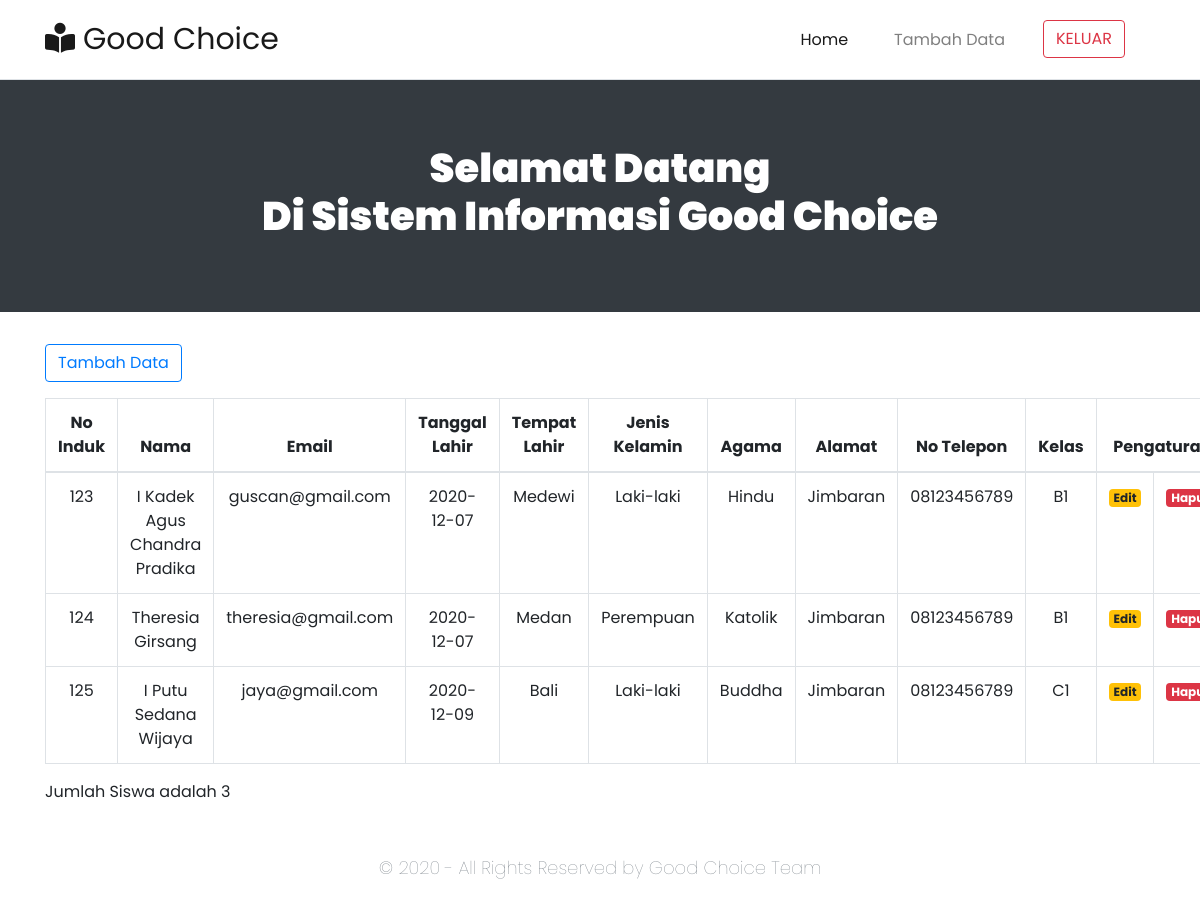
The page / on the database its author committed.
### tables this page shows
CREATE TABLE `user` (
  `nomor_induk` int(20) NOT NULL,
  `name` varchar(100) NOT NULL,
  `email` varchar(50) NOT NULL,
  `birth_date` varchar(50) NOT NULL,
  `birth_place` varchar(50) NOT NULL,
  `gender` enum('Laki-laki','Perempuan') NOT NULL,
  `religion` enum('Hindu','Islam','Buddha','Katolik','Protestan','Konghucu') NOT NULL,
  `address` varchar(100) NOT NULL,
  `telp` varchar(50) NOT NULL,
  `class` varchar(50) NOT NULL
);

### index.php (the view, shortened to what this page needs)
<!doctype html>
<html lang="en">
<head>
    <link rel="stylesheet" href="https://unpkg.com/aos@next/dist/aos.css" />
    <link rel="stylesheet" href="dashboard.css">
    <link rel="stylesheet" href="https://cdn.jsdelivr.net/npm/bootstrap@4.5.3/dist/css/bootstrap.min.css">
    <?php include("config.php"); ?>
</head>
<body>
    <nav class="navbar navbar-expand-lg navbar-light bg-transparent border-bottom" data-aos="fade-right" data-aos-duration="2000">
        <div class="container">
            <a class="navbar-brand" href="#"><i class="fas fa-book-reader"></i>&nbsp;Good Choice</a>
            <div class="collapse navbar-collapse" id="navbarNav">
                <ul class="navbar-nav ml-auto">
                    <li class="nav-item active">
                        <a class="nav-link" href="index.php">Home<span class="sr-only">(current)</span></a>
                    </li>
                    <li class="nav-item">
                        <a class="nav-link" href="data_insert.php">Tambah Data</a>
                    </li>
                    <li class="nav-item">
                        <a class="btn btn-block btn-outline-danger" href="index.php">KELUAR</a>
                    </li>
                </ul>
            </div>
        </div>
    </nav>
    <div class="jumbotron jumbotron-fluid search-wrapper bg-dark">
        <h1 class="display-4 text-center text-white" data-aos="fade-down" data-aos-duration="2000">Selamat Datang<br>Di Sistem Informasi Good Choice</h1>
    </div>
    <div class="container" data-aos="fade-up" data-aos-duration="2000">
        <div class="page-header clearfix">
            <a href="data_insert.php" class="btn btn-outline-primary mb-3">Tambah Data</a>
        </div>
        <table class="table table-bordered text-center">
            <thead>
                <tr>
                    <th scope="col">No Induk</th>
                    <th scope="col">Nama</th>
                    <th scope="col">Email</th>
                    <th scope="col">Tanggal Lahir</th>
                    <th scope="col">Tempat Lahir</th>
                    <th scope="col">Jenis Kelamin</th>
                    <th scope="col">Agama</th>
                    <th scope="col">Alamat</th>
                    <th scope="col">No Telepon</th>
                    <th scope="col">Kelas</th>
                    <th scope="col" colspan="2">Pengaturan</th>
                </tr>
            </thead>
            <tbody>
                <?php
                $sql = "SELECT * FROM user";
                $query = mysqli_query($db, $sql);
                while ($siswa = mysqli_fetch_array($query)) {
                    echo "<tr>";
                    echo "<td>" . $siswa['nomor_induk'] . "</td>";
                    echo "<td>" . $siswa['name'] . "</td>";
                    echo "<td>" . $siswa['email'] . "</td>";
                    echo "<td>" . $siswa['birth_date'] . "</td>";
                    echo "<td>" . $siswa['birth_place'] . "</td>";
                    echo "<td>" . $siswa['gender'] . "</td>";
                    echo "<td>" . $siswa['religion'] . "</td>";
                    echo "<td>" . $siswa['address'] . "</td>";
                    echo "<td>" . $siswa['telp'] . "</td>";
                    echo "<td>" . $siswa['class'] . "</td>";
                    echo "<td><a class='badge badge-warning' href='data_update.php?nomor_induk=" . $siswa['nomor_induk'] . "'>Edit</a></td>";
                    echo "<td><a class='badge badge-danger' href='hapus.php?nomor_induk=" . $siswa['nomor_induk'] . "'>Hapus</a></td>";
                    echo "</tr>";
                }
                ?>
            </tbody>
        </table>
        <p>Jumlah Siswa adalah <?php echo mysqli_num_rows($query) ?></p>
    </div>
    <div class="footer">
        <p class="text-secondary">&copy; 2020 - All Rights Reserved by Good Choice Team</p>
    </div>
</body>
</html>

### dashboard.css (style rules this page uses)
@media (min-width: 992px) { body, * { font-family: 'Poppins', sans-serif; } }
@media (min-width: 992px) { .navbar { height: 80px !important; } }
@media (min-width: 992px) { .navbar-brand { font-size: 25px !important; } }
@media (min-width: 992px) { .nav-item { padding-right: 30px; } }
@media (min-width: 992px) { .jumbotron { height: 250px; width: 100%; } }
@media (min-width: 992px) { .display-4 { font-weight: 900 !important; } }
.navbar-brand { font-size: 30px !important; font-weight: 400 !important; }
.jumbotron { height: 250px; width: 100%; }
.display-4 { font-size: 30pt !important; }
.footer { width: 100%; height: 60px; margin-top: 50px; }
.footer p { font-size: 18px; text-align: center; font-weight: lighter; padding: 0; margin: 0; }
.search-wrapper { height: 100% !important; width: 100% !important; }

### rows shown on the page
user: nomor_induk "123", name "I Kadek Agus Chandra Pradika", email "guscan@gmail.com", birth_date "2020-12-07", birth_place "Medewi", gender "Laki-laki", religion "Hindu", address "Jimbaran", telp "08123456789", class "B1"
user: nomor_induk "124", name "Theresia Girsang", email "theresia@gmail.com", birth_date "2020-12-07", birth_place "Medan", gender "Perempuan", religion "Katolik", address "Jimbaran", telp "08123456789", class "B1"
user: nomor_induk "125", name "I Putu Sedana Wijaya", email "jaya@gmail.com", birth_date "2020-12-09", birth_place "Bali", gender "Laki-laki", religion "Buddha", address "Jimbaran", telp "08123456789", class "C1"

### other values the page prints
mysqli_num_rows($query) "3"
